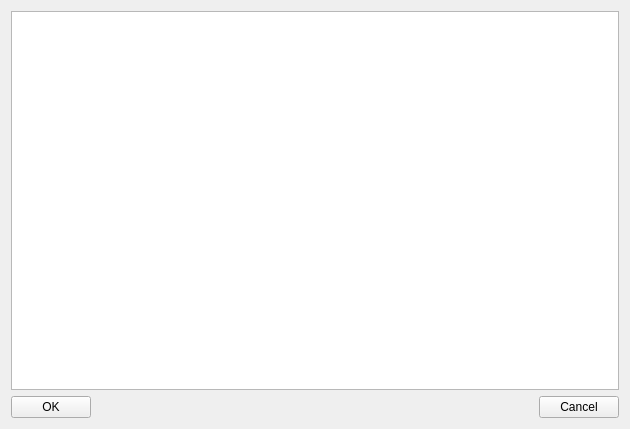
<?xml version="1.0" encoding="UTF-8"?>
<ui version="4.0">
 <class>DicomDir</class>
 <widget class="QWidget" name="DicomDir">
  <property name="geometry">
   <rect>
    <x>0</x>
    <y>0</y>
    <width>630</width>
    <height>429</height>
   </rect>
  </property>
  <property name="windowTitle">
   <string>病人列表</string>
  </property>
  <layout class="QGridLayout" name="gridLayout">
   <item row="0" column="0" colspan="3">
    <widget class="QTableWidget" name="tableWidget"/>
   </item>
   <item row="1" column="0">
    <widget class="QPushButton" name="ButtonOK">
     <property name="text">
      <string>OK</string>
     </property>
    </widget>
   </item>
   <item row="1" column="2">
    <widget class="QPushButton" name="ButtonCancel">
     <property name="text">
      <string>Cancel</string>
     </property>
    </widget>
   </item>
   <item row="1" column="1">
    <spacer name="horizontalSpacer">
     <property name="orientation">
      <enum>Qt::Horizontal</enum>
     </property>
     <property name="sizeHint" stdset="0">
      <size>
       <width>40</width>
       <height>20</height>
      </size>
     </property>
    </spacer>
   </item>
  </layout>
 </widget>
 <layoutdefault spacing="6" margin="11"/>
 <resources/>
 <connections>
  <connection>
   <sender>ButtonOK</sender>
   <signal>clicked()</signal>
   <receiver>DicomDir</receiver>
   <slot>OnPushOk()</slot>
   <hints>
    <hint type="sourcelabel">
     <x>69</x>
     <y>411</y>
    </hint>
    <hint type="destinationlabel">
     <x>5</x>
     <y>358</y>
    </hint>
   </hints>
  </connection>
  <connection>
   <sender>ButtonCancel</sender>
   <signal>clicked()</signal>
   <receiver>DicomDir</receiver>
   <slot>OnPushCancel()</slot>
   <hints>
    <hint type="sourcelabel">
     <x>597</x>
     <y>401</y>
    </hint>
    <hint type="destinationlabel">
     <x>624</x>
     <y>356</y>
    </hint>
   </hints>
  </connection>
 </connections>
 <slots>
  <slot>OnPushOk()</slot>
  <slot>OnPushCancel()</slot>
 </slots>
</ui>
